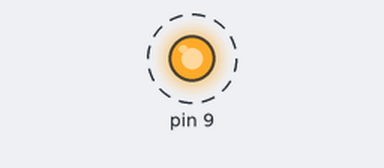
Simulated run of this sketch. Board: Arduino Uno, built with avr-gcc and run on an emulated ATmega328P. On the bench: output pins drawn as LEDs (lit = HIGH). Dashed ring = blinking. What the sketch prints to the serial monitor is not drawn.

Above: at 0.5 s.
Timing chart, 0 to 3.5 s (numbered marks = the images above):
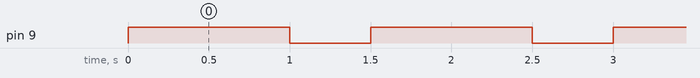

The sketch:

sketch_aug12a.ino
```cpp
void setup() {
  pinMode(9, OUTPUT);
  Serial.begin(9600);
}

void loop() {
  Serial.println(HIGH);
  Serial.println(LOW);
  ////////
 digitalWrite(9, HIGH);
  delay(1000);
  digitalWrite(9, LOW);
  delay(500);
} 
```

Measured:
- by itself, pin 9: alternates HIGH for 1.0 s and LOW for 0.50 s
